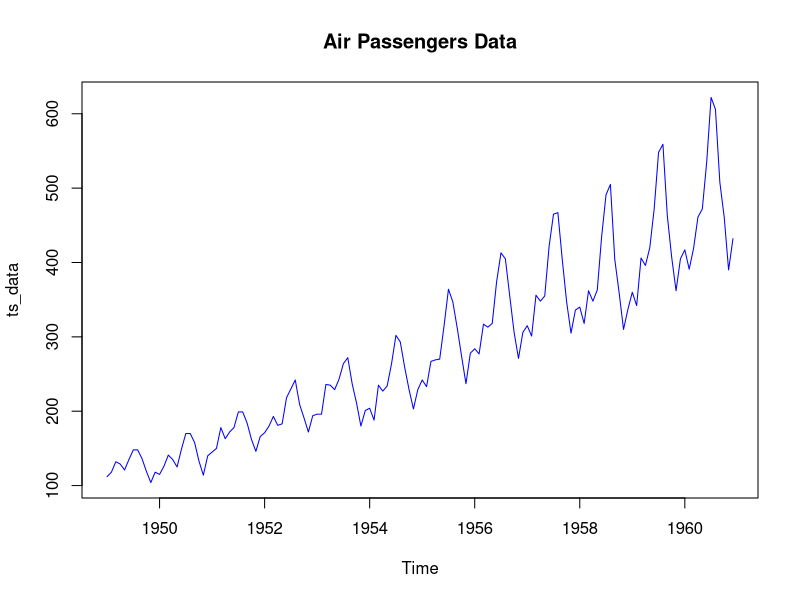

Write the R code that produced this figure.
# Load built-in dataset
data("AirPassengers")

# Convert to time series (already a ts object, but safe to show)
ts_data <- AirPassengers

# Plot the data
plot(ts_data, main="Air Passengers Data", col="blue")

# Fit ARIMA model
model <- arima(ts_data, order = c(1,1,1))

# Display model
model

# Forecast next 12 months
forecast <- predict(model, n.ahead = 12)

# Print forecast values
forecast$pred
